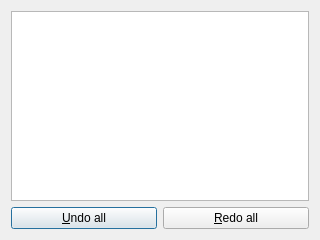
<?xml version="1.0" encoding="UTF-8"?>
<ui version="4.0">
 <class>Dialog</class>
 <widget class="QDialog" name="Dialog">
  <property name="geometry">
   <rect>
    <x>0</x>
    <y>0</y>
    <width>320</width>
    <height>240</height>
   </rect>
  </property>
  <property name="windowTitle">
   <string>Wavetable undo actions</string>
  </property>
  <layout class="QGridLayout" name="gridLayout">
   <item row="1" column="0">
    <widget class="QPushButton" name="undo_btn">
     <property name="text">
      <string>&amp;Undo all</string>
     </property>
    </widget>
   </item>
   <item row="1" column="1">
    <widget class="QPushButton" name="redo_btn">
     <property name="text">
      <string>&amp;Redo all</string>
     </property>
    </widget>
   </item>
   <item row="0" column="0" colspan="2">
    <widget class="QListView" name="undo_list">
     <property name="editTriggers">
      <set>QAbstractItemView::NoEditTriggers</set>
     </property>
     <property name="selectionMode">
      <enum>QAbstractItemView::ContiguousSelection</enum>
     </property>
    </widget>
   </item>
  </layout>
 </widget>
 <resources/>
 <connections/>
</ui>
